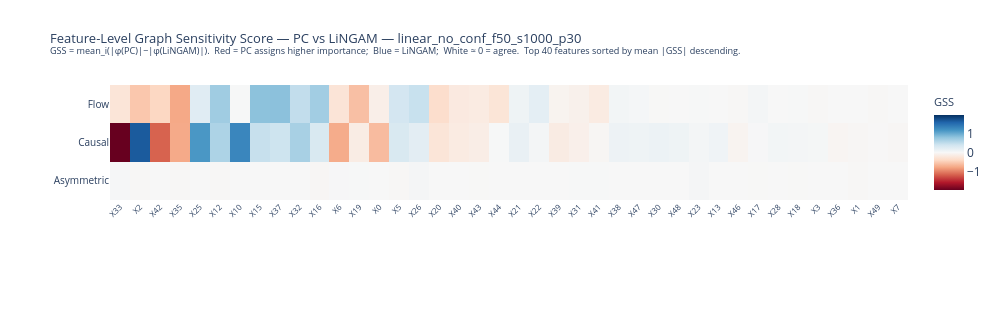
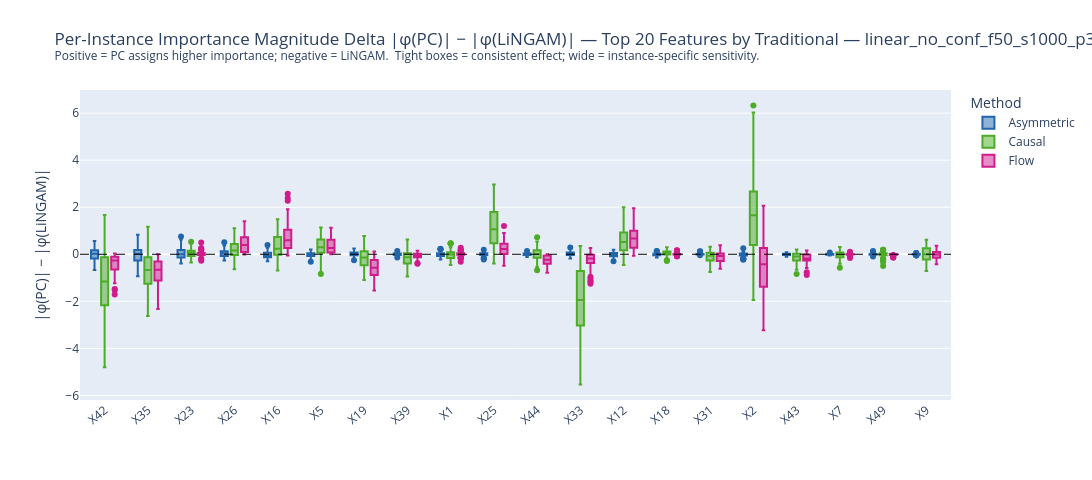

Notebook source saved alongside these figures, in order:
### Markdown cell above
### 9.2. Graph Sensitivity Score (GSS)

The **Graph Sensitivity Score** measures how much the choice of causal discovery algorithm (PC vs LiNGAM) changes the **importance magnitude** assigned to each feature. It operates on absolute Shapley values so that sign flips that preserve magnitude do not inflate the score:

$$
\text{GSS}(m, f) = \frac{\displaystyle\frac{1}{n}\sum_{i=1}^{n}\Bigl|\,|\varphi^{(m,\,\text{PC})}_{i,f}| - |\varphi^{(m,\,\text{LiNGAM})}_{i,f}|\,\Bigr|}{\displaystyle\max_{m'}\;\frac{1}{n}\sum_{i=1}^{n}\Bigl|\,|\varphi^{(m',\,\text{PC})}_{i,f}| - |\varphi^{(m',\,\text{LiNGAM})}_{i,f}|\,\Bigr|}
$$

where $m$ is the causal Shapley method (Asymmetric, Causal, Flow), $f$ is a feature, $n$ is the number of instances, and $\varphi^{(m,\,g)}_{i,f}$ is the Shapley value of feature $f$ for instance $i$ under method $m$ with graph $g$.

The denominator is the **per-feature maximum** of this magnitude difference across methods, bounding **GSS $\in [0,\,1]$** for every feature:

- **GSS = 0** — both graphs assign the same importance magnitude (the feature matters equally under PC and LiNGAM).
- **GSS = 1** — this method shows the largest importance-magnitude shift for this feature across all methods.

This normalisation answers: *"relative to the most sensitive method, how much does graph choice change the importance of feature $f$ for method $m$?"* A method with low mean GSS is **robust** to which causal discovery algorithm was used.

### Code cell
"""
10.2 — Graph Sensitivity Score (GSS): PC vs LiNGAM
"""
CAUSAL_METHOD_PAIRS = [
    ("Asymmetric", "Asymmetric (PC)",  "Asymmetric (LiNGAM)"),
    ("Causal",     "Causal (PC)",      "Causal (LiNGAM)"),
    ("Flow",       "Flow (PC)",        "Flow (LiNGAM)"),
]

# ── Compute signed magnitude delta ───────────────────────────────────────────
feat_delta = {}
gss_feat   = {}
for label, pc_key, lingam_key in CAUSAL_METHOD_PAIRS:
    if pc_key not in shap_data or lingam_key not in shap_data:
        continue
    abs_pc              = np.abs(shap_data[pc_key])
    abs_lingam          = np.abs(shap_data[lingam_key])
    feat_delta[label]   = abs_pc - abs_lingam
    gss_feat[label]     = feat_delta[label].mean(axis=0)

for label in ["Asymmetric", "Causal", "Flow"]:
    if label not in gss_feat:
        continue
    g = gss_feat[label]
    print(f"{label}: mean GSS = {np.mean(g):.4f}  "
          f"min GSS = {np.min(g):.4f}  max GSS = {np.max(g):.4f}")

# ── A: Feature-level GSS heatmap ─────────────────────────────────────────────
fig_gss_hmap = plot_gss_heatmap(
    gss_feat, feature_names, BASE_METHODS, DATASET, save_dir=PLOTS_DIR,
)

# ── B: Per-instance magnitude delta box plots ────────────────────────────────
fig_delta = plot_gss_delta_box(
    feat_delta, feature_names, scratch_rank, METHOD_COLORS, DATASET,
    N_TOP_FEATURES, save_dir=PLOTS_DIR,
)

# ── C: Method-level GSS summary ──────────────────────────────────────────────
print(f"\n{'Method':<15}  {'Mean GSS':>10}  {'Median GSS':>11}  {'Max |GSS|':>10}  "
      f"{'Feat |GSS|>0.5':>14}  {'Feat |GSS|>0.1':>14}")
print("─" * 85)
for label in ["Asymmetric", "Causal", "Flow"]:
    if label not in gss_feat:
        continue
    g = gss_feat[label]
    print(f"  {label:<13}  {np.mean(g):>10.4f}  {np.median(g):>11.4f}  "
          f"{np.max(np.abs(g)):>10.4f}  {(np.abs(g)>0.5).sum():>14d}  {(np.abs(g)>0.1).sum():>14d}")

### Figure 1 — Plotly figure (JSON) as saved in the notebook; plotly's stock layout.template omitted (floating-point values rounded to 4 significant figures)
{"data": [{"colorbar": {"title": {"font": {"size": 11}, "text": "GSS"}}, "colorscale": [[0, "rgb(103,0,31)"], [0.1, "rgb(178,24,43)"], [0.2, "rgb(214,96,77)"], [0.3, "rgb(244,165,130)"], [0.4, "rgb(253,219,199)"], [0.5, "rgb(247,247,247)"], [0.6, "rgb(209,229,240)"], [0.7, "rgb(146,197,222)"], [0.8, "rgb(67,147,195)"], [0.9, "rgb(33,102,172)"], [1, "rgb(5,48,97)"]], "hovertemplate": "<b>%{y}</b> — %{x}<br>GSS = %{z:.4f}<extra></extra>", "type": "heatmap", "x": ["X33", "X2", "X42", "X35", "X25", "X12", "X10", "X15", "X37", "X32", "X16", "X6", "X19", "X0", "X5", "X26", "X20", "X40", "X43", "X44", "X21", "X22", "X39", "X31", "X41", "X38", "X47", "X30", "X48", "X23", "X13", "X46", "X17", "X28", "X18", "X3", "X36", "X1", "X49", "X7"], "y": ["Asymmetric", "Causal", "Flow"], "z": [[0.0172, -0.01245, 0.004376, -0.01853, 0.0001797, -0.01637, -0.00397, -0.000523, -0.002353, -4.84e-05, -0.02401, 0.01277, 0.005768, -0.003419, -0.01553, 0.03383, 0.0006194, -0.0003255, -0.006428, -0.003735, -0.001657, 0.00152, 0.0006257, 0.005375, 0.006133, -0.001223, 0.001949, -0.001278, -0.002686, 0.03496, -0.003336, 0.001731, -0.005753, -0.0009144, -0.005167, 0.0001742, -0.0001178, -0.01642, -0.00291, -0.001736], [-1.967, 1.653, -1.163, -0.7471, 1.147, 0.6189, 1.289, 0.4542, 0.4093, 0.6522, 0.3151, -0.7363, -0.1564, -0.6234, 0.3127, 0.2095, -0.2573, -0.171, -0.1425, 0.008589, 0.1499, 0.04117, -0.1617, -0.1059, -0.02976, 0.1062, 0.09377, 0.1098, 0.09041, 0.04292, 0.07867, -0.05792, 0.01532, 0.05353, 0.04473, 0.03199, -0.04382, -0.02554, -0.008859, -0.02691], [-0.2542, -0.5392, -0.4173, -0.7597, 0.238, 0.6997, 0.008718, 0.812, 0.8151, 0.4878, 0.685, -0.2631, -0.5942, -0.1264, 0.3642, 0.448, -0.3466, -0.1926, -0.1702, -0.259, 0.0931, 0.1935, -0.06212, -0.09798, -0.1727, 0.05438, 0.02734, -0.005124, 0.0001314, 0.008133, 0.0004612, -0.01921, 0.04457, 0.004951, 0.007719, -0.0184, -0.003883, 0.003266, -0.0198, -0.00137]], "zmax": 1.967, "zmid": 0, "zmin": -1.967}], "layout": {"height": 310, "margin": {"b": 110, "l": 110, "r": 80, "t": 85}, "title": {"font": {"size": 13}, "text": "Feature-Level Graph Sensitivity Score — PC vs LiNGAM — linear_no_conf_f50_s1000_p30<br><sup>GSS = mean_i(|φ(PC)|−|φ(LiNGAM)|).  Red = PC assigns higher importance;  Blue = LiNGAM;  White ≈ 0 = agree.  Top 40 features sorted by mean |GSS| descending.</sup>"}, "width": 1000, "xaxis": {"side": "bottom", "tickangle": -45, "tickfont": {"size": 8}}, "yaxis": {"tickfont": {"size": 10}}}}

### Figure 2 — Plotly figure (JSON) as saved in the notebook; plotly's stock layout.template omitted (floating-point values rounded to 4 significant figures; data arrays with more than 128 entries replaced by an {"elided": "..."} marker saying what was removed)
{"data": [{"alignmentgroup": "True", "boxpoints": "outliers", "hovertemplate": "Method=Asymmetric<br>=%{x}<br>|φ(PC)| − |φ(LiNGAM)|=%{y}<extra></extra>", "legendgroup": "Asymmetric", "marker": {"color": "#2166ac"}, "name": "Asymmetric", "notched": false, "offsetgroup": "Asymmetric", "orientation": "v", "showlegend": true, "type": "box", "x": {"elided": "2000 str values"}, "x0": " ", "xaxis": "x", "y": {"elided": "2000 float values"}, "y0": " ", "yaxis": "y"}, {"alignmentgroup": "True", "boxpoints": "outliers", "hovertemplate": "Method=Causal<br>=%{x}<br>|φ(PC)| − |φ(LiNGAM)|=%{y}<extra></extra>", "legendgroup": "Causal", "marker": {"color": "#4dac26"}, "name": "Causal", "notched": false, "offsetgroup": "Causal", "orientation": "v", "showlegend": true, "type": "box", "x": {"elided": "2000 str values"}, "x0": " ", "xaxis": "x", "y": {"elided": "2000 float values"}, "y0": " ", "yaxis": "y"}, {"alignmentgroup": "True", "boxpoints": "outliers", "hovertemplate": "Method=Flow<br>=%{x}<br>|φ(PC)| − |φ(LiNGAM)|=%{y}<extra></extra>", "legendgroup": "Flow", "marker": {"color": "#d01c8b"}, "name": "Flow", "notched": false, "offsetgroup": "Flow", "orientation": "v", "showlegend": true, "type": "box", "x": {"elided": "2000 str values"}, "x0": " ", "xaxis": "x", "y": {"elided": "2000 float values"}, "y0": " ", "yaxis": "y"}], "layout": {"boxmode": "group", "height": 480, "legend": {"title": {"text": "Method"}, "tracegroupgap": 0}, "margin": {"b": 80, "t": 90}, "shapes": [{"line": {"color": "black", "dash": "dash", "width": 1}, "type": "line", "x0": 0, "x1": 1, "xref": "x domain", "y0": 0, "y1": 0, "yref": "y"}], "title": {"text": "Per-Instance Importance Magnitude Delta |φ(PC)| − |φ(LiNGAM)| — Top 20 Features by Traditional — linear_no_conf_f50_s1000_p30<br><sup>Positive = PC assigns higher importance; negative = LiNGAM.  Tight boxes = consistent effect; wide = instance-specific sensitivity.</sup>"}, "width": 1300, "xaxis": {"anchor": "y", "domain": [0, 1], "tickangle": -40, "title": {"text": ""}}, "yaxis": {"anchor": "x", "domain": [0, 1], "title": {"text": "|φ(PC)| − |φ(LiNGAM)|"}}}}
